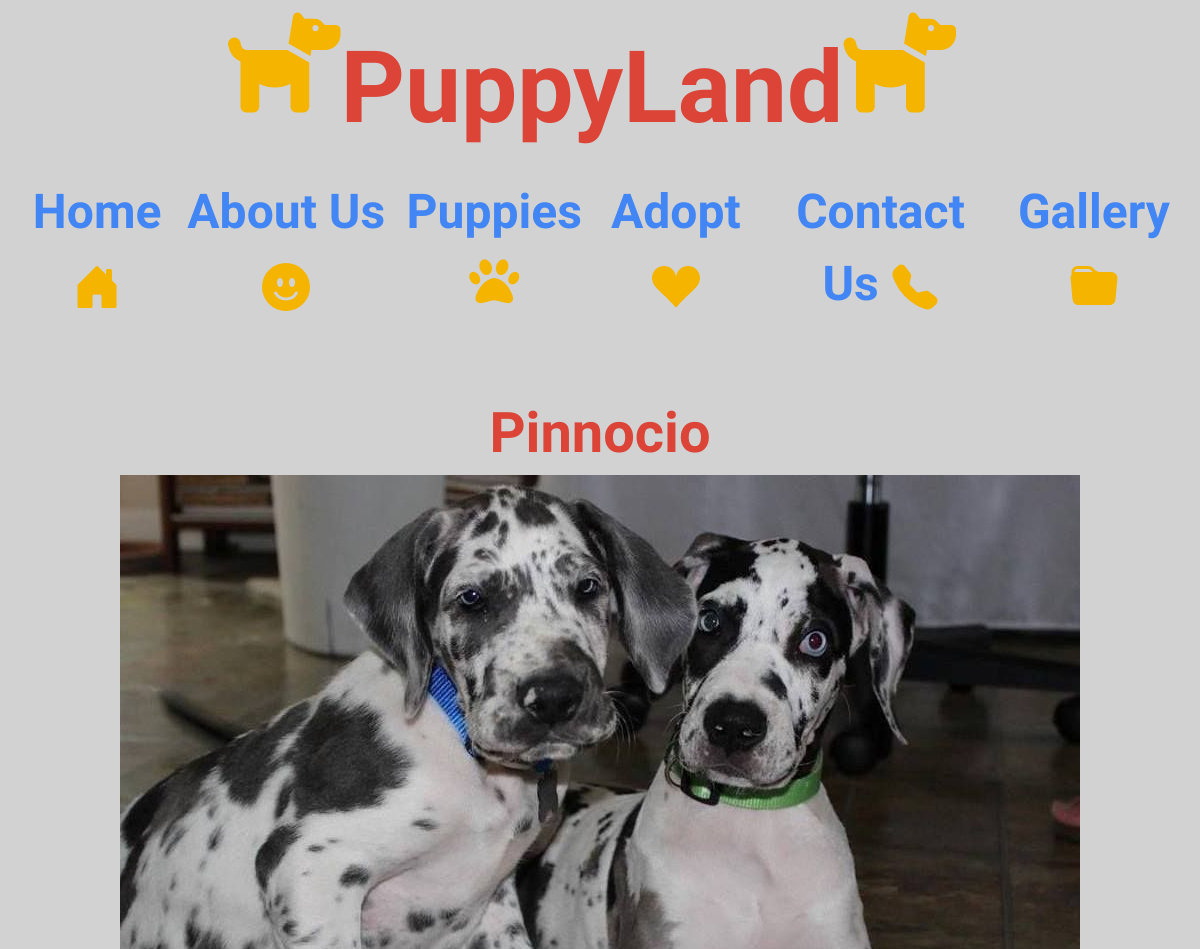
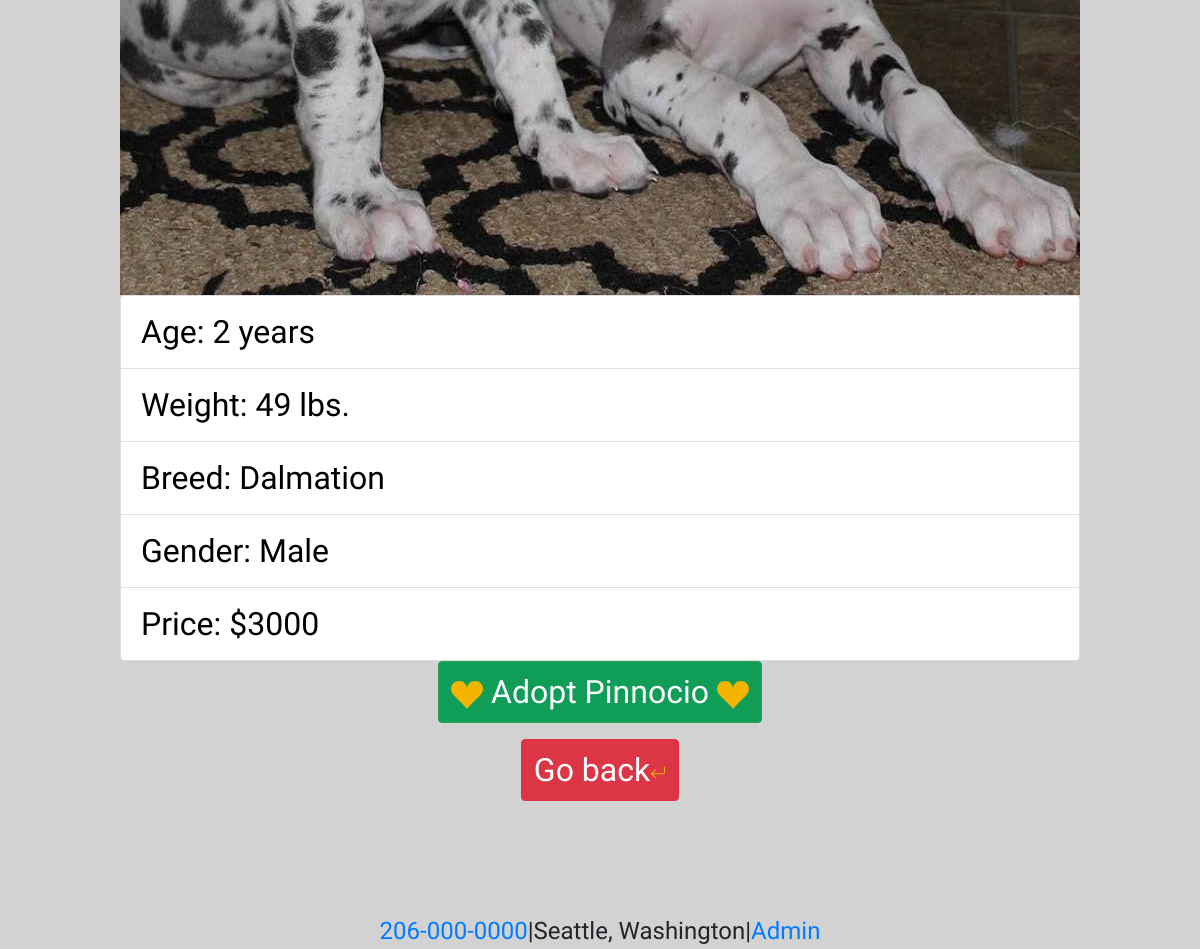
The page /dog6 on the database its author committed (2 pictures, top to bottom).
### main/models.py (models this page shows, shortened)
class Dog(models.Model):
    dog_name = models.CharField(max_length=255)
    dog_breed = models.CharField(max_length=255)
    dog_gender = models.CharField(default = 000, max_length = 20)
    dog_weight = models.IntegerField()
    dog_age=models.CharField(default=0, max_length=200)
    dog_price=models.IntegerField(default=3000)
    img = models.FileField(default=None,null=True)
    created_at = models.DateTimeField(auto_now_add=True)
    updated_at = models.DateTimeField(auto_now=True)
    objects= DogManager()

### main/views.py (the view)
# urls.py: path('dog<int:num>',views.viewdog)
def viewdog(request,num):
    pup= Dog.objects.get(id=num)
    form= ImageForm(request.POST or None, request.FILES or None)
    context={
        'form': form,
        'pup': pup
    }
    return render(request,'dog.html',context)

### main/templates/dog.html (shortened to what this page needs)
<!DOCTYPE html>
<html lang="en">
<head>
    <link rel="stylesheet" href="https://stackpath.bootstrapcdn.com/bootstrap/4.4.1/css/bootstrap.min.css">
    <link rel="stylesheet" href="static/css/style.css">
</head>
<body>
    <div class="fluid-container">
        <nav class="navbar navbar-expand-lg navbar-dark bg-primary">
            <a class="navbar-brand" href="/"><i class='fas fa-dog' style='font-size:100px'></i> PuppyLand <i
                    class='fas fa-dog' style='font-size:100px'></i></a>
            <div class="collapse navbar-collapse" id="navbarNavAltMarkup">
                <div class="navbar-nav">
                    <a class="nav-link" href="/"> Home <span class="sr-only">(current)</span></a>
                    <a class="nav-link" href="/aboutus"> About Us </a>
                    <a class="nav-link" href="/puppies"> Puppies <i class='fas fa-paw' style='font-size:50px'></i></a>
                    <a class="nav-link" href="/adopt"> Adopt <svg xmlns="http://www.w3.org/2000/svg" width="1em"
                            height="1em" fill="currentColor" class="bi bi-suit-heart-fill" viewBox="0 0 16 16">
                            <path
                                d="M4 1c2.21 0 4 1.755 4 3.92C8 2.755 9.79 1 12 1s4 1.755 4 3.92c0 3.263-3.234 4.414-7.608 9.608a.513.513 0 0 1-.784 0C3.234 9.334 0 8.183 0 4.92 0 2.755 1.79 1 4 1z" />
                        </svg> </a>
                    <a class="nav-link" href="/contactus"> Contact Us </a>
                    <a class="nav-link" href="gallery"> Gallery </a>
                </div>
            </div>
        </nav>
        <div class="container">
            <div class="jumbotron">
                <h1 class="display-4">{{pup.dog_name}}</h1>
                <img class="img-fluid" src="{{MEDIA_URL}}{{pup.img}}" alt="">
                <ul class="list-group">
                    <li class="list-group-item">Age: {{pup.dog_age}}</li>
                    <li class="list-group-item">Weight: {{pup.dog_weight}} lbs.</li>
                    <li class="list-group-item">Breed: {{pup.dog_breed}}</li>
                    <li class="list-group-item">Gender: {{pup.dog_gender}}</li>
                    <li class="list-group-item">Price: ${{pup.dog_price}}</li>
                </ul>
                <p class="lead">
                    <a class="btn btn-success" href="/adopt" role="button"><svg xmlns="http://www.w3.org/2000/svg" width="1em" height="1em" fill="currentColor" class="bi bi-suit-heart-fill" viewBox="0 0 16 16">
                        <path d="M4 1c2.21 0 4 1.755 4 3.92C8 2.755 9.79 1 12 1s4 1.755 4 3.92c0 3.263-3.234 4.414-7.608 9.608a.513.513 0 0 1-.784 0C3.234 9.334 0 8.183 0 4.92 0 2.755 1.79 1 4 1z"/>
                      </svg> Adopt {{pup.dog_name}} <svg xmlns="http://www.w3.org/2000/svg" width="1em" height="1em" fill="currentColor" class="bi bi-suit-heart-fill" viewBox="0 0 16 16">
                        <path d="M4 1c2.21 0 4 1.755 4 3.92C8 2.755 9.79 1 12 1s4 1.755 4 3.92c0 3.263-3.234 4.414-7.608 9.608a.513.513 0 0 1-.784 0C3.234 9.334 0 8.183 0 4.92 0 2.755 1.79 1 4 1z"/>
                      </svg></a>
                </p>
                <p class="lead">
                    <a class="btn btn-danger" style="font-size: xx-large" href="/puppies" role="button">Go back</a>
                </p>
            </div>
        </div>
    </div>
    <footer class="footer"> <a href="tel:2060000000">206-000-0000</a>|Seattle, Washington|<a href="/admin">Admin</a>
    </footer>
</body>
</html>

### main/static/css/style.css (style rules this page uses)
a.navbar-brand { font-family: 'Sofia', cursive !important; font-size: 100px; display: flex; justify-content: center; color: #DB4437!important; font-weight: 999; }
ul.list-group { font-size: xx-large; }
nav { justify-content: center; display: flex; }
.nav-link { font-family: 'Sofia', cursive !important ; font-size: xxx-large; display: block; font-weight: 999; color: blue !important; }
body { background-color: #d2d2d2; }
.navbar { display: block; color: blue !important; background-color: #d2d2d2 !important; }
.navbar .navbar-nav { float: none; background-color:#d2d2d2!important }
.navbar .navbar-collapse { text-align: center; justify-content: center; }
.display-4 { display: flex; justify-content: center; font-weight: 999; color: #DB4437; }
p { display: flex; justify-content: center; font-size: xxx-large; }
.jumbotron { font-family: 'Sofia', cursive !important; background-color:#d2d2d2; color: black; justify-content: center; }
.navbar-nav .nav-link { color: #4285F4 !important; }
svg { color: #F4B400!important; }
i { color: #F4B400!important; }
.container { display:flex; justify-content: center; }
.footer { display:flex; justify-content: center; font-size: x-large; font-family:'Sofia', cursive !important; }
.btn-success { background-color: #0F9D58 !important; font-size: xx-large; }

### rows shown on the page
Dog: dog_name "Pinnocio", img (picture), dog_age "2 years", dog_weight "49", dog_breed "Dalmation", dog_gender "Male", dog_price "3000"
